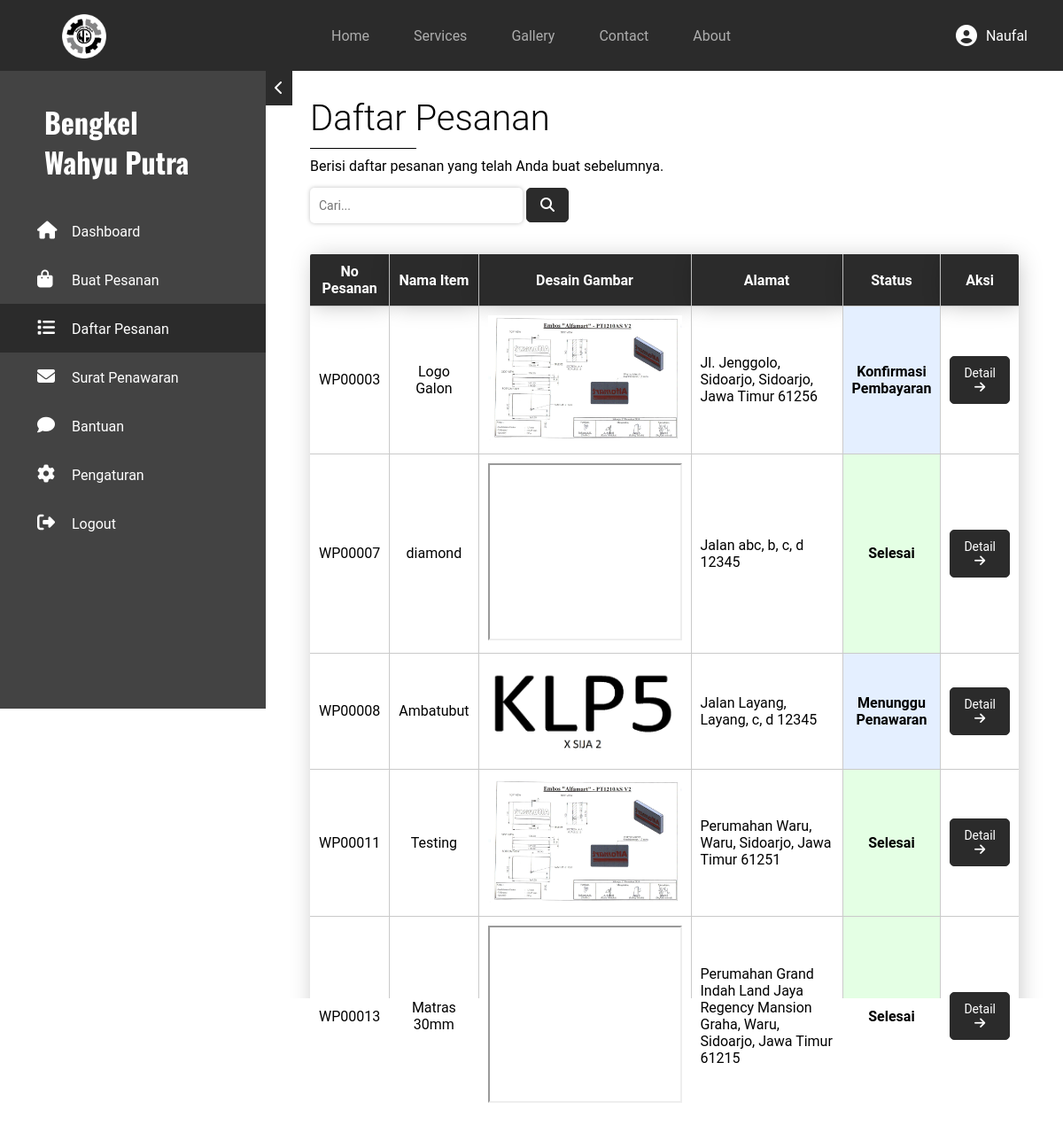
Screenshot of /dashboard/pages/my-order/index.php (signed in) with the database file from the repository.
### tables this page shows
CREATE TABLE `pemesanan` (
  `no_pesanan` int(11) NOT NULL,
  `id_pelanggan` int(11) NOT NULL,
  `waktu_pemesanan` datetime NOT NULL DEFAULT current_timestamp(),
  `nama_jalan` varchar(100) NOT NULL,
  `kecamatan` varchar(50) NOT NULL,
  `kabupaten_kota` varchar(50) NOT NULL,
  `provinsi` varchar(30) NOT NULL,
  `kode_pos` char(5) NOT NULL,
  `detail` varchar(50) DEFAULT NULL,
  `id_service` int(11) NOT NULL,
  `status_pesanan` enum('Menunggu Penawaran','Penawaran Diterbitkan','Negosiasi Penawaran','Dalam Proses','Menunggu Pembayaran','Konfirmasi Pembayaran','Selesai') NOT NULL DEFAULT 'Menunggu Penawaran'
);

CREATE TABLE `pemesanan_item` (
  `id_item` int(11) NOT NULL,
  `no_pesanan` int(11) NOT NULL,
  `nama_item` varchar(30) NOT NULL,
  `desain_gambar` varchar(255) NOT NULL,
  `material` varchar(20) NOT NULL,
  `jumlah_item` int(11) NOT NULL
);

### dashboard/pages/my-order/index.php (the view, shortened to what this page needs)
<?php
require_once $_SERVER['DOCUMENT_ROOT'] . "/bengkel-wahyu-putra/includes/global/koneksi.php";
$query = "SELECT *, CONCAT('WP', LPAD(p.no_pesanan, 5, '0')) AS nomor_pesanan, p.waktu_pemesanan, CONCAT(p.nama_jalan,', ',p.kecamatan,', ',p.kabupaten_kota,', ',p.provinsi,' ',p.kode_pos) AS alamat_lengkap
    FROM pemesanan p
    JOIN service s
    ON p.id_service = s.id_service
    JOIN pemesanan_item pi
    ON p.no_pesanan = pi.no_pesanan
    WHERE id_pelanggan = ?;";
$stmt = $conn->prepare($query);
$stmt->bind_param('i', $_SESSION['data']['id_pelanggan']);
$stmt->execute();
$result_pesanan = $stmt->get_result();
if ($result_pesanan->num_rows > 0) {
    $pesanan = [];
    while ($data = $result_pesanan->fetch_assoc()) {
        $pesanan[] = $data;
    }
} else {
    $pesanan = [];
}
?>
<!DOCTYPE html>
<html lang="en">
<head>
    <link rel="stylesheet" href="../../../assets/css/global.css">
    <link rel="stylesheet" href="../../../assets/css/user.css">
    <link rel="stylesheet" href="../../../assets/fontawesome/css/all.css">
</head>
<body>
    <?php require_once $_SERVER['DOCUMENT_ROOT'] . "/bengkel-wahyu-putra/includes/global/nav.php"; ?>
    <main class="daftarPesanan">
        <?php require_once $_SERVER['DOCUMENT_ROOT'] . "/bengkel-wahyu-putra/includes/user/aside.php"; ?>
        <section class="utama">
            <div class="main-content">
                <h1>Daftar Pesanan</h1>
                <hr class="hr-standar" style="width: 10dvw">
                <p>Berisi daftar pesanan yang telah Anda buat sebelumnya.</p>
                <form action="./" method="post" class="search">
                    <input type="text" name="search" id="search" placeholder="Cari...">
                    <button type="submit">
                        <i class="fas fa-search" style="font-size: 1rem;"></i>
                    </button>
                </form>
                <table>
                    <thead>
                        <tr>
                            <th style="width: 10%;">No Pesanan</th>
                            <th style="width: 10%">Nama Item</th>
                            <th style="width: 30%;">Desain Gambar</th>
                            <th>Alamat</th>
                            <th style="width: 10%;">Status</th>
                            <th style="width: 10%;">Aksi</th>
                        </tr>
                    </thead>
                    <tbody>
                        <?php foreach ($pesanan as $row) { ?>
                            <tr>
                                <td><?= $row['nomor_pesanan'] ?></td>
                                <td><?= $row['nama_item'] ?></td>
                                <td>
                                    <?php
                                    $split = explode('.', $row['desain_gambar']);
                                    $ekstensi = $split[count($split) - 1];
                                    if ($ekstensi == 'pdf') { ?>
                                        <iframe src="../../../uploads/desain/<?= $row['desain_gambar'] ?>" width="100%" height="200px"></iframe>
                                    <?php } else {
                                    ?>
                                        <img src="../../../uploads/desain/<?= $row['desain_gambar'] ?>" alt="" style="width: 100%;">
                                    <?php } ?>
                                </td>
                                <td style="text-align: left;"><?= $row['alamat_lengkap'] ?></td>
                                <td style="font-weight: bold;
                                <?php
                                if ($row['status_pesanan'] == 'Menunggu Penawaran' || $row['status_pesanan'] == 'Konfirmasi Pembayaran') {
                                    echo 'background-color: #e4efff';
                                } elseif ($row['status_pesanan'] == 'Penawaran Diterbitkan') {
                                    echo 'background-color: #ffd670';
                                } elseif ($row['status_pesanan'] == 'Negosiasi Penawaran') {
                                    echo 'background-color: #ff7975';
                                } elseif ($row['status_pesanan'] == 'Dalam Proses') {
                                    echo 'background-color: #70abff';
                                } elseif ($row['status_pesanan'] == 'Menunggu Pembayaran') {
                                    echo 'background-color: #ffd670';
                                } else {
                                    echo 'background-color: #e4ffe4';
                                }
                                ?>
                                ">
                                    <?php
                                    echo $row['status_pesanan'];
                                    ?>
                                </td>
                                <td>
                                    <a href="detail/?detail=<?= $row['no_pesanan'] ?>">
                                        Detail
                                        <i class="fas fa-arrow-right"></i>
                                    </a>
                                </td>
                            </tr>
                        <?php }
                        ?>
                    </tbody>
                </table>
            </div>
        </section>
    </main>
</body>
</html>

### assets/css/global.css (style rules this page uses)
:root { --primary-color: #2b2b2b; --secondary-color: #faf9f6; }
* { margin: 0; padding: 0; font-family: "Roboto", serif; scroll-behavior: smooth; box-sizing: border-box; }
a { text-decoration: none; }
h1, h2, h3, p, strong, cite, hr, main img, header a, main a, input, label, select, option, textarea, em, strong, button, span { animation: coolTransition 0.9s; }
main { background-color: var(--secondary-color); }
.fas, .fab { font-size: 25px; }

### assets/css/user.css (style rules this page uses)
:root { --primary-color: #2b2b2b; --secondary-color: #faf9f6; }
main { background-color: white; display: grid; grid-template-columns: auto 1fr; }
.hr-standar { margin: 10px 0; border: none; border-top: 1px solid black; }
.utama { margin: 30px 50px; z-index: 2; }
.utama table tr { display: block; padding: 10px 0px; }
table a, .no-order a, .detailPesanan .utama a { background-color: var(--primary-color); color: white; padding: 10px 15px; border-radius: 5px; border: 1px solid var(--primary-color); display: inline-block; transition: .3s ease-in-out; font-size: 14px; }
table button, form button, form .bukti { background-color: var(--primary-color); color: white; padding: 10px 15px; border: none; border: 1px solid var(--primary-color); border-radius: 5px; cursor: pointer; transition: .3s; }
input, select { width: 100%; height: 40px; padding: 10px; border: none; border-radius: 5px; font-size: 14px; box-shadow: 0 0 5px rgba(0, 0, 0, 0.25); }
.utama h1 { font-size: 40px; font-weight: 300; }
.daftarPesanan table tr { display: table-row; text-align: center; border-bottom: 1px solid #cacaca; }
.daftarPesanan table { width: 100%; margin-top: 20px; border-spacing: 0; border-collapse: separate; border-radius: 2px; box-shadow: 2px 2px 25px -3px rgba(0, 0, 0, 0.25); overflow: hidden; }
.daftarPesanan table th, .daftarPesanan table tr:not(:last-child) td { border-bottom: 1px solid #cacaca; }
.daftarPesanan table th { padding: 10px; color: white; background-color: #2b2b2b; box-shadow: 2px 2px 25px -3px rgba(0, 0, 0, 0.25); }
.daftarPesanan table th:not(:last-child), .daftarPesanan table td:not(:last-child) { border-right: 1px solid #cacaca; }
.daftarPesanan table td { padding: 10px; }
.daftarPesanan table .fas { font-size: 14px; }
.daftarPesanan table td a { margin: 5px 0; }
.search input { margin: 15px 0; width: 30%; }

### rows the page displays
pemesanan: nomor_pesanan "WP00003", pemesanan_item.nama_item "Logo Galon", pemesanan_item.desain_gambar (picture), alamat_lengkap "Jl. Jenggolo, Sidoarjo, Sidoarjo, Jawa Timur 61256", status_pesanan "Konfirmasi Pembayaran"
pemesanan: nomor_pesanan "WP00007", pemesanan_item.nama_item "diamond", alamat_lengkap "Jalan abc, b, c, d 12345", status_pesanan "Selesai"
pemesanan: nomor_pesanan "WP00008", pemesanan_item.nama_item "Ambatubut", pemesanan_item.desain_gambar (picture), alamat_lengkap "Jalan Layang, Layang, c, d 12345", status_pesanan "Menunggu Penawaran"
pemesanan: nomor_pesanan "WP00011", pemesanan_item.nama_item "Testing", pemesanan_item.desain_gambar (picture), alamat_lengkap "Perumahan Waru, Waru, Sidoarjo, Jawa Timur 61251", status_pesanan "Selesai"
pemesanan: nomor_pesanan "WP00013", pemesanan_item.nama_item "Matras 30mm", alamat_lengkap "Perumahan Grand Indah Land Jaya Regency Mansion Graha, Waru, Sidoarjo, Jawa Timur 61215", status_pesanan "Selesai"

### other values shown
$nama "Naufal"
